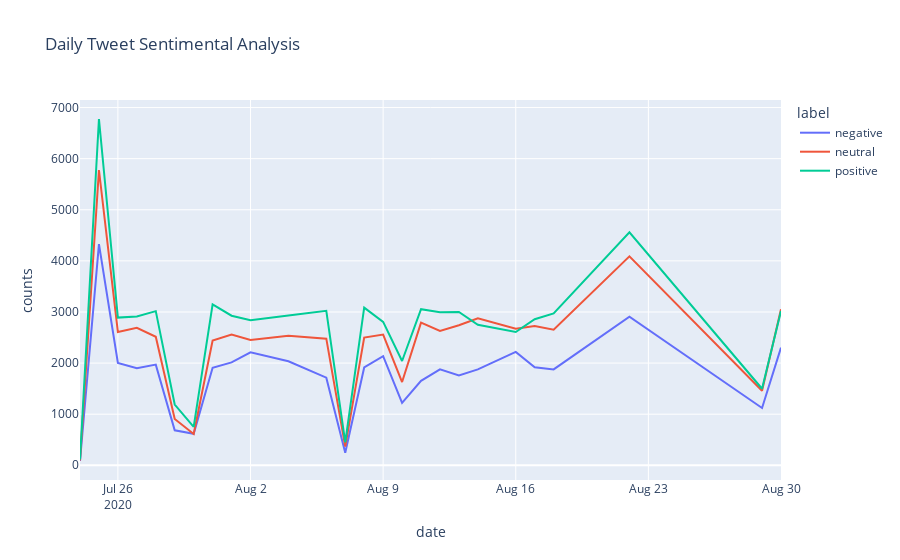

Source (notebook cell):
### Code cell
px.line(data_agg,x='date',y='counts',color='label',
       title='Daily Tweet Sentimental Analysis')

### Figure 1 — Plotly figure (JSON) as saved in the notebook; plotly's stock layout.template omitted (floating-point values rounded to 4 significant figures)
{"data": [{"hovertemplate": "label=negative<br>date=%{x}<br>counts=%{y}<extra></extra>", "legendgroup": "negative", "line": {"color": "#636efa", "dash": "solid"}, "mode": "lines", "name": "negative", "orientation": "v", "showlegend": true, "type": "scatter", "x": ["2020-07-24", "2020-07-25", "2020-07-26", "2020-07-27", "2020-07-28", "2020-07-29", "2020-07-30", "2020-07-31", "2020-08-01", "2020-08-02", "2020-08-04", "2020-08-06", "2020-08-07", "2020-08-08", "2020-08-09", "2020-08-10", "2020-08-11", "2020-08-12", "2020-08-13", "2020-08-14", "2020-08-16", "2020-08-17", "2020-08-18", "2020-08-22", "2020-08-29", "2020-08-30"], "xaxis": "x", "y": [84, 4327, 2002, 1898, 1970, 685, 616, 1909, 2014, 2211, 2035, 1714, 246, 1915, 2136, 1221, 1653, 1878, 1759, 1876, 2219, 1918, 1876, 2907, 1121, 2302], "yaxis": "y"}, {"hovertemplate": "label=neutral<br>date=%{x}<br>counts=%{y}<extra></extra>", "legendgroup": "neutral", "line": {"color": "#EF553B", "dash": "solid"}, "mode": "lines", "name": "neutral", "orientation": "v", "showlegend": true, "type": "scatter", "x": ["2020-07-24", "2020-07-25", "2020-07-26", "2020-07-27", "2020-07-28", "2020-07-29", "2020-07-30", "2020-07-31", "2020-08-01", "2020-08-02", "2020-08-04", "2020-08-06", "2020-08-07", "2020-08-08", "2020-08-09", "2020-08-10", "2020-08-11", "2020-08-12", "2020-08-13", "2020-08-14", "2020-08-16", "2020-08-17", "2020-08-18", "2020-08-22", "2020-08-29", "2020-08-30"], "xaxis": "x", "y": [96, 5778, 2608, 2689, 2514, 906, 613, 2443, 2559, 2451, 2535, 2478, 366, 2500, 2557, 1629, 2792, 2628, 2741, 2875, 2672, 2724, 2652, 4089, 1458, 3055], "yaxis": "y"}, {"hovertemplate": "label=positive<br>date=%{x}<br>counts=%{y}<extra></extra>", "legendgroup": "positive", "line": {"color": "#00cc96", "dash": "solid"}, "mode": "lines", "name": "positive", "orientation": "v", "showlegend": true, "type": "scatter", "x": ["2020-07-24", "2020-07-25", "2020-07-26", "2020-07-27", "2020-07-28", "2020-07-29", "2020-07-30", "2020-07-31", "2020-08-01", "2020-08-02", "2020-08-04", "2020-08-06", "2020-08-07", "2020-08-08", "2020-08-09", "2020-08-10", "2020-08-11", "2020-08-12", "2020-08-13", "2020-08-14", "2020-08-16", "2020-08-17", "2020-08-18", "2020-08-22", "2020-08-29", "2020-08-30"], "xaxis": "x", "y": [115, 6776, 2890, 2913, 3016, 1189, 751, 3148, 2927, 2838, 2930, 3022, 448, 3085, 2807, 2041, 3055, 2994, 3000, 2749, 2609, 2858, 2972, 4559, 1498, 3018], "yaxis": "y"}], "layout": {"legend": {"title": {"text": "label"}, "tracegroupgap": 0}, "title": {"text": "Daily Tweet Sentimental Analysis"}, "xaxis": {"anchor": "y", "domain": [0, 1], "title": {"text": "date"}}, "yaxis": {"anchor": "x", "domain": [0, 1], "title": {"text": "counts"}}}}
